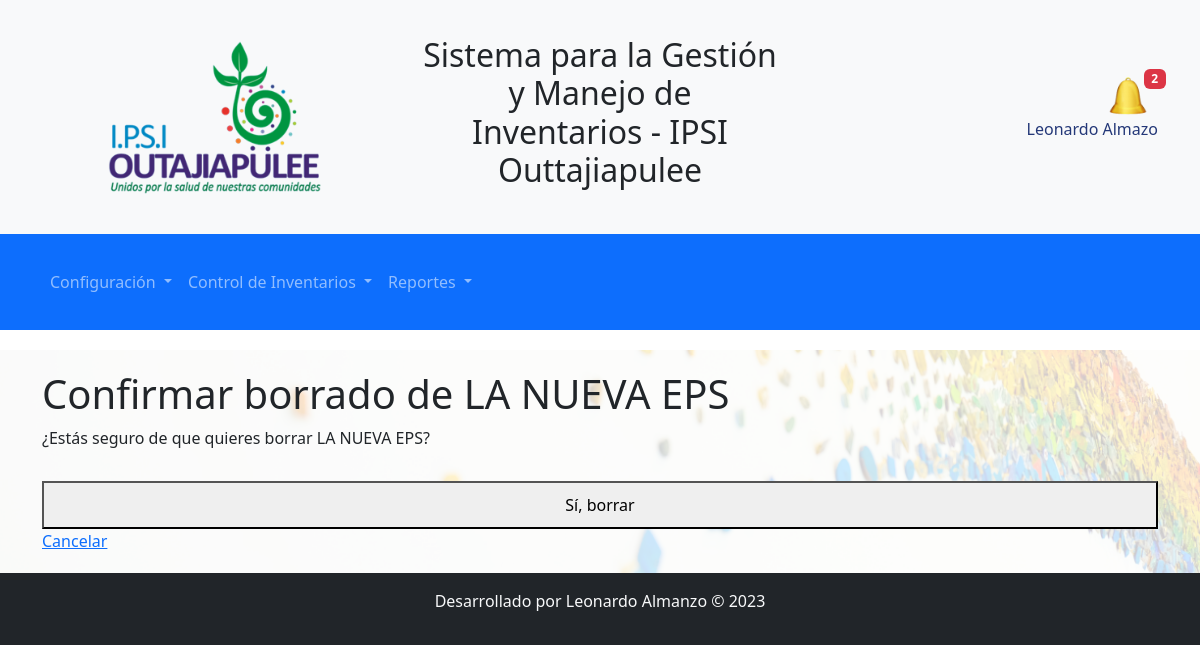
The app's page /accounts/borrar_entidad_salud/EP013/ (signed in) with its own data.
### sistema_registro/models.py (models this page shows)
class Usuario(AbstractUser):
    estado = models.BooleanField(default=True)

### control_inventarios/models.py (models this page shows, shortened)
class EntidadSalud(models.Model):
    id_entidad = models.CharField(primary_key=True, max_length=13, unique=True)
    nombre = models.CharField(max_length=100)
    direccion = models.CharField(max_length=255)
    telefono = models.CharField(max_length=15)
    email = models.EmailField(max_length=100, blank=True, null=True)

### control_inventarios/views.py (the view)
# urls.py: path('borrar_entidad_salud/<str:id_entidad>/', borrar_entidad_salud, name='borrar_entidad_salud'),
def borrar_entidad_salud(request, id_entidad):
    entidad_salud = get_object_or_404(EntidadSalud, id_entidad=id_entidad)
    if request.method == 'POST':
        entidad_salud.delete()
        return redirect('lista_entidades_salud')
    return render(request, 'borrar_entidad_salud.html', {'entidad_salud': entidad_salud})

### control_inventarios/templates/borrar_entidad_salud.html (shortened to what this page needs)
{% extends 'base.html' %}
{% block content %}
<h1>Confirmar borrado de {{ entidad_salud.nombre }}</h1>
<p>¿Estás seguro de que quieres borrar {{ entidad_salud.nombre }}?</p>
<form method="post" action="{% url 'borrar_entidad_salud' id_entidad=entidad_salud.id_entidad %}">
    <button type="submit">Sí, borrar</button>
</form>
<a href="{% url 'lista_entidades_salud' %}">Cancelar</a>
{% endblock %}

### sistema_registro/templates/base.html (shortened to what this page needs)
<!DOCTYPE html>
<html lang="es">
<head>
    {% load static %}
    <link rel="stylesheet" type="text/css" href="{% static 'css/styles.css' %}">
    <link rel="stylesheet" type="text/css" href="{% static 'css/notificaciones.css' %}">
    <link href="https://cdn.jsdelivr.net/npm/bootstrap@5.3.2/dist/css/bootstrap.min.css" rel="stylesheet">
</head>
<body>
<header class="header-container bg-light py-3">
    <div class="container">
        <div class="row align-items-center">
            <div class="col-lg-4 col-md-4 col-sm-12">
                <img src="{% static 'img/logo.png' %}" alt="Logo de IPSI" class="logo">
            </div>
            <div class="col-lg-4 col-md-4 col-sm-12 text-center">
                <h2 class="text-dark">Sistema para la Gestión y Manejo de Inventarios - IPSI Outtajiapulee</h2>
            </div>
            {% block notificaciones %}
            <div class="col-lg-4 col-md-4 col-sm-12 text-end">
                <div class="notification-section">
                    <div class="notification-icon" id="notification-icon">
                        <span class="badge bg-danger" id="notification-count">0</span>
                        <img src="{% static 'img/notifications.ico' %}" alt="Notificaciones" width="40px">
                    </div>
                    {% if request.user.is_authenticated %}
                        <p>{{ request.user.first_name }} {{ request.user.last_name }}</p>
                    {% endif %}
                </div>
            </div>
            {% endblock %}
        </div>
    </div>
</header>
{% block navbar %}
<nav class="navbar navbar-expand-lg navbar-dark bg-primary">
    <div class="container">
        <div class="collapse navbar-collapse" id="navbarNav">
            <ul class="navbar-nav">
                <li class="nav-item dropdown">
                    <a class="nav-link dropdown-toggle" href="#" id="menuConfiguracion" role="button" data-bs-toggle="dropdown" aria-haspopup="true" aria-expanded="false">
                        Configuración
                    </a>
                </li>
                <li class="nav-item dropdown">
                    <a class="nav-link dropdown-toggle" href="#" id="menuControlInventarios" role="button" data-bs-toggle="dropdown" aria-haspopup="true" aria-expanded="false">
                        Control de Inventarios
                    </a>
                </li>
                <li class="nav-item dropdown">
                    <a class="nav-link dropdown-toggle" href="#" id="menuReportes" role="button" data-bs-toggle="dropdown" aria-haspopup="true" aria-expanded="false">
                        Reportes
                    </a>
                </li>
            </ul>
        </div>
    </div>
</nav>
{% endblock %}
<main>
    <div class="container">
        {% block content %}
        {% endblock %}
    </div>
</main>
<footer class="bg-dark text-light text-center py-3">
    <p>Desarrollado por Leonardo Almanzo &copy; 2023</p>
</footer>
</body>
</html>

### static/css/styles.css (style rules this page uses)
body { font-family: 'Roboto', sans-serif; background-color: #f8f9fa; }
.container { max-width: 100%; margin: 0 auto; padding: 20px; }
header { background-color: #C4C554; color: #243878; padding: 20px 0; display: flex; justify-content: space-between; align-items: center; }
header h2 { text-align: center; }
header .container { text-align: center; }
header img { margin-right: 10px; }
.navbar { margin-bottom: 20px; }
footer { background-color: #4C3850; color: #fff; padding: 10px 0; text-align: center; }
.logo { max-width: 60%; height: auto; }
main { position: relative; }
main::before { content: ""; background-image: url('../../static/img/fondo1.jpg'); background-size: cover; background-position: center center; background-attachment: fixed; opacity: 0.2; position: absolute; top: 0; left: 0; width: 100%; height: 100%; z-index: -1; }
form button { width: 100%; padding: 10px; margin-top: 15px; }
main { display: flex; justify-content: center; align-items: center; height: auto; }

### static/css/notificaciones.css (style rules this page uses)
.notification-section { position: relative; }
.notification-icon { position: relative; cursor: pointer; }
.badge { position: absolute; top: -8px; right: -8px; background-color: red; color: white; border-radius: 50%; padding: 5px 8px; }

### records on screen
Usuario: user.first_name "Leonardo", user.last_name "Almazo"
EntidadSalud: nombre "LA NUEVA EPS"
